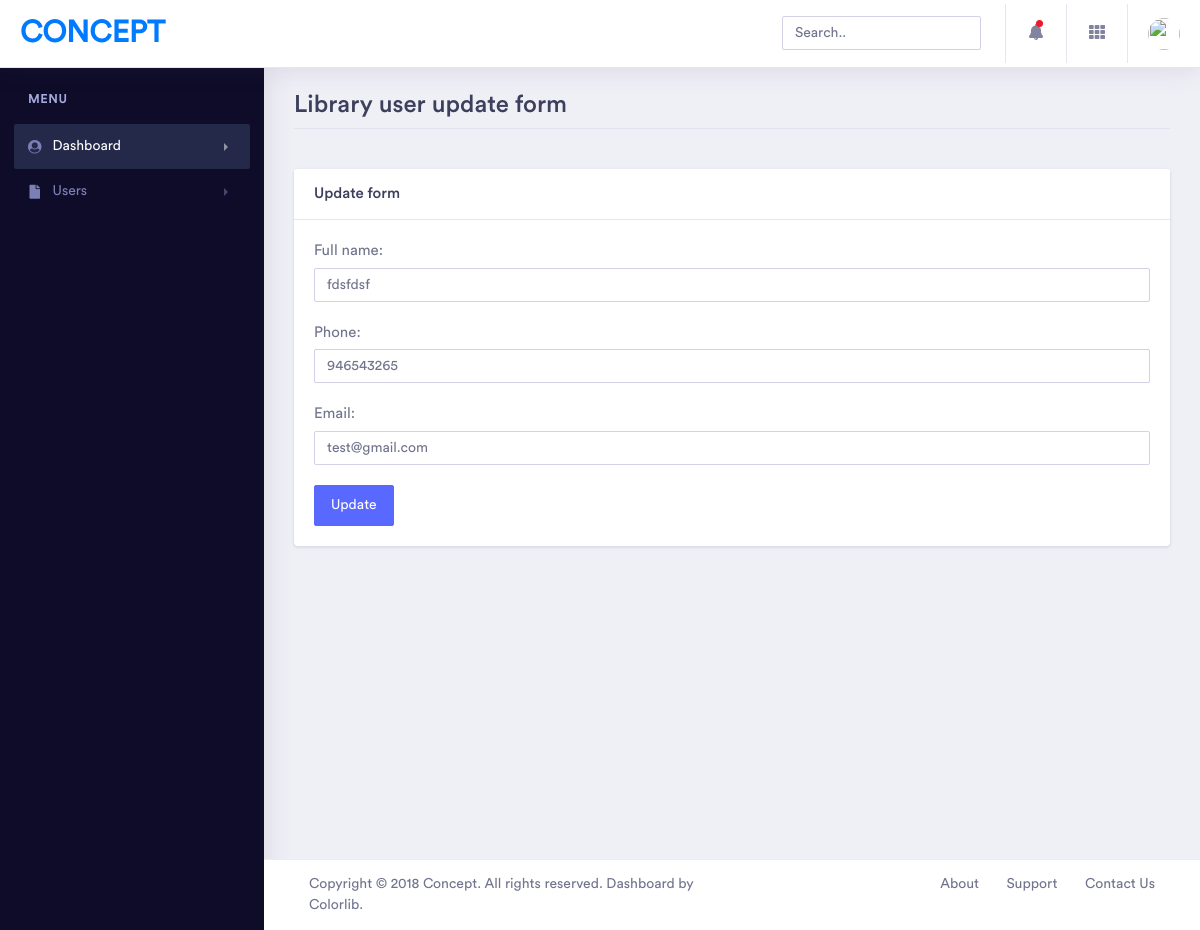
Before: /user/1/update/ with the older database file.
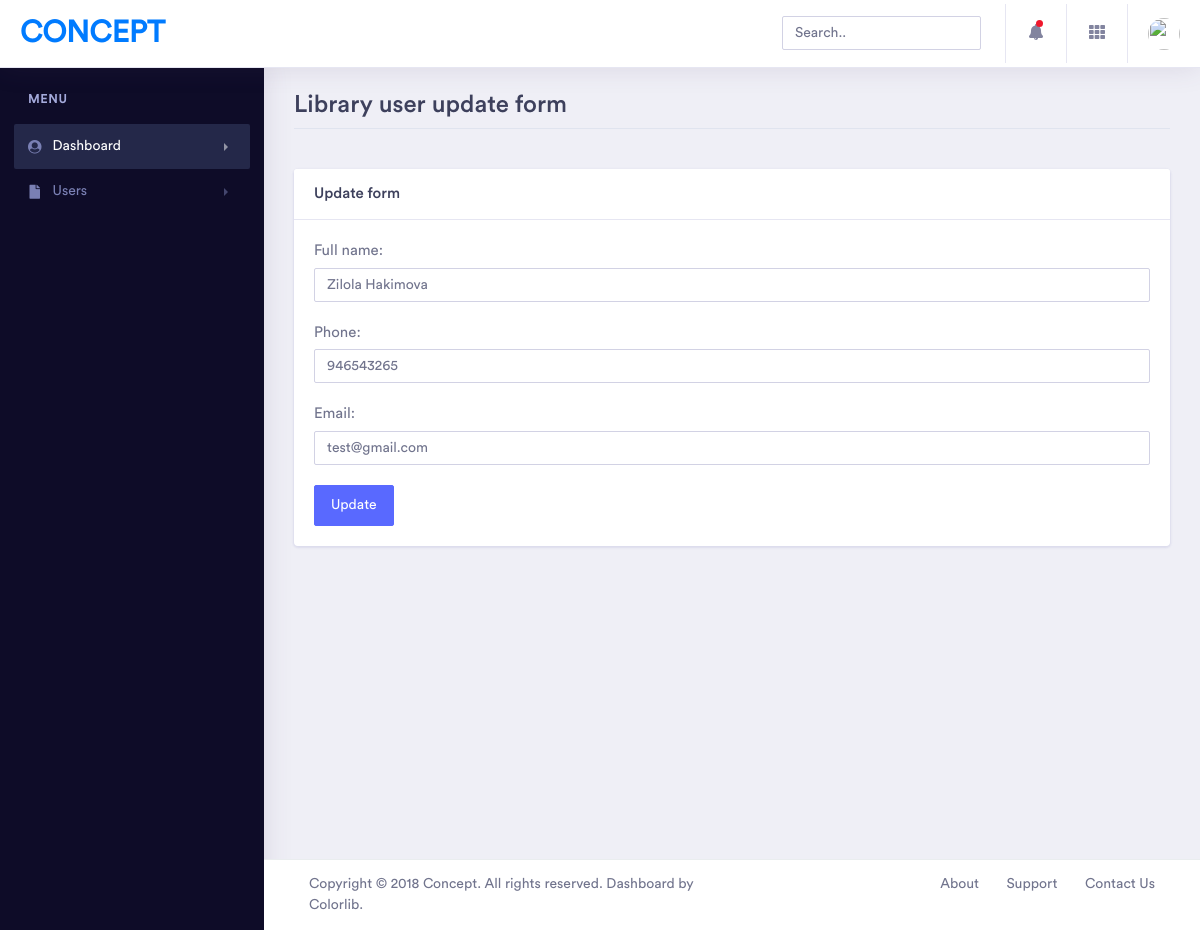
After: the same page with the newer database file.
### main/models.py (models this page shows, shortened)
class LibUser(models.Model):
    full_name = models.CharField(max_length=128, verbose_name='Full name')
    phone = models.CharField( max_length=13)
    email = models.EmailField(null=True, blank=True)
    created_at = models.DateTimeField(auto_now_add=True)
    updated_at = models.DateTimeField(auto_now=True)
    class Meta:
        verbose_name = 'Library user'
        verbose_name_plural = 'Library users'

### main/views.py (the view, shortened to what this page needs)
# urls.py: path('user/<int:pk>/update/', views.UpdateCustomUserView.as_view(), name='update_user')
class UpdateCustomUserView(generic.UpdateView):
    template_name = 'pages/user_update.html'
    form_class = LibUserForm
    model = LibUser

### main/forms.py
class LibUserForm(forms.ModelForm):
    full_name = forms.CharField(widget=forms.TextInput(attrs={'id': 'validationCustom01', 'placeholder': 'Mark',
                                                              'class':"form-control"}),
                             required=True)
    email = forms.EmailField(widget=forms.EmailInput(attrs={'id': 'validationCustom01', 'placeholder': 'sample@gmail.com',
                                                              'class': "form-control"}),
                                required=True)
    phone = forms.CharField(widget=forms.TextInput(attrs={'id': 'validationCustom01', 'placeholder': '+998997777777',
                                                              'class': "form-control"}),
                                required=True)
    class Meta:
        model = LibUser
        fields = '__all__'

### templates/pages/user_update.html (shortened to what this page needs)
{% extends 'base.html' %}
{% block content %}
    <div class="container-fluid  dashboard-content">
        <div class="row">
            <div class="col-xl-12 col-lg-12 col-md-12 col-sm-12 col-12">
                <div class="page-header">
                    <h2 class="pageheader-title">Library user update form</h2>
                    <div class="page-breadcrumb">
                        <nav aria-label="breadcrumb">
                            <ol class="breadcrumb">
                            </ol>
                        </nav>
                    </div>
                </div>
            </div>
        </div>
        <div class="row">
            <div class="col-xl-12 col-lg-12 col-md-12 col-sm-12 col-12">
                <div class="card">
                    <h5 class="card-header">Update form</h5>
                    <div class="card-body">
                        <form class="needs-validation" novalidate action="{% url 'main:update_user' object.pk %}" method="POST" >
                            {{form.as_p}}
                            <button class="btn btn-primary" type="submit">Update</button>
                        </form>
                    </div>
                </div>
            </div>
        </div>
    </div>
{% endblock %}

Changed rows visible on the page:
changed LibUser "test@gmail.com": full_name "fdsfdsf" → "Zilola Hakimova"
